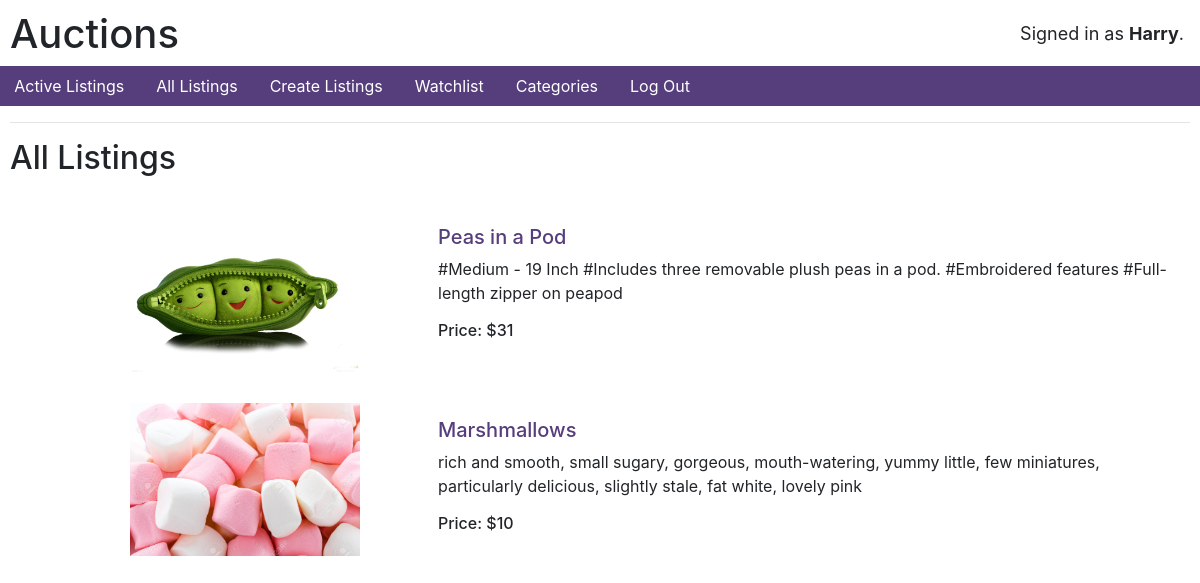
Screenshot of /all_listings (signed in) with the database file from the repository.
### auctions/models.py (models this page shows, shortened)
class User(AbstractUser):
    pass

class listing(models.Model):
    owner=models.CharField(max_length=64,default="")
    title=models.CharField(max_length=50)
    desc=models.TextField()
    active=models.BooleanField(default="True")
    winner=models.CharField(max_length=64,default="")
    initial_amt=models.IntegerField()
    image=models.ImageField(upload_to='product')
    category=models.CharField(max_length = 20, choices =CHOICES)

### auctions/views.py (the view)
# urls.py: path("all_listings",views.all_listings,name="all_listings"),
def all_listings(request):
    product=listing.objects.all()
    return  render(request,'auctions/all_listings.html',{'product':product})

### auctions/templates/auctions/all_listings.html
{% extends "auctions/layout.html" %}
{% block body %}
    <h2>All Listings</h2>
    <table>
        {% for all in product %}
        <tr>
            <td id="img-col">
                <a href="{% url 'details' all.id %}"><img src="{{ all.image.url }}"></a>
            </td>
            <td id="right-col">
                <a href="{% url 'details' all.id %}"><h5>{{ all.title }}</h5></a>
                <p>{{ all.desc }}</p>
                <h6>Price: ${{ all.initial_amt }}</h6>
            </td>
        </tr>
        {% endfor %}
    </table>
{% endblock %}

### auctions/templates/auctions/layout.html (shortened to what this page needs)
{% load static %}
<!DOCTYPE html>
<html lang="en">
    <head>
        <link rel="stylesheet" href="https://stackpath.bootstrapcdn.com/bootstrap/4.4.1/css/bootstrap.min.css">
        <link href="{% static 'auctions/styles.css' %}" rel="stylesheet">
    </head>
    <body>
        <h1>Auctions</h1>
        <div id="user-name">
            {% if user.is_authenticated %}
                Signed in as <strong>{{ user.username }}</strong>.
            {% else %}
                Not signed in.
            {% endif %}
        </div>
        <ul class="nav">
            <li class="nav-item">
                <a class="nav-link" href="{% url 'index' %}">Active Listings</a>
            </li>
            <li class="nav-item">
                <a class="nav-link" href="{% url 'all_listings' %}">All Listings</a>
            </li>
            {% if user.is_authenticated %}
                <li class="nav-item">
                    <a class="nav-link" href="{% url 'create_listings' %}">Create Listings</a>
                </li>
                <li class="nav-item">
                    <a class="nav-link" href="{% url 'watchlist' %}">Watchlist</a>
                </li>
                <li class="nav-item">
                    <a class="nav-link" href="{% url 'logout' %}">Categories</a>
                </li>
                <li class="nav-item">
                    <a class="nav-link" href="{% url 'logout' %}">Log Out</a>
                </li>
            {% endif %}
        </ul>
        <hr>
        {% block body %}
        {% endblock %}
    </body>
</html>

### static/auctions/styles.css (style rules this page uses)
body { padding: 10px; }
img { max-width:60%; height:auto; margin-left:15%; }
#img-col { float: center; padding: 15px; text-align: center; }
#right-col { width: 65%; float: center; padding: 15px; }
a { color:#563d7c; }
.nav { background-color: #563d7c; margin-left: -1%; margin-right: -1%; }
.nav-link { color:white; }
#user-name { position: absolute; top: 20px; right: 16px; font-size: 18px; }

### rows the page displays
User: username "Harry"
listing: image (picture), title "Peas in a Pod", desc "#Medium - 19 Inch #Includes three removable plush peas in a pod. #Embroidered features #Full-length zipper on peapod", initial_amt "31"
listing: image (picture), title "Marshmallows", desc "rich and smooth, small sugary, gorgeous, mouth-watering, yummy little, few miniatures, particularly delicious, slightly stale, fat white, lovely pink", initial_amt "10"
